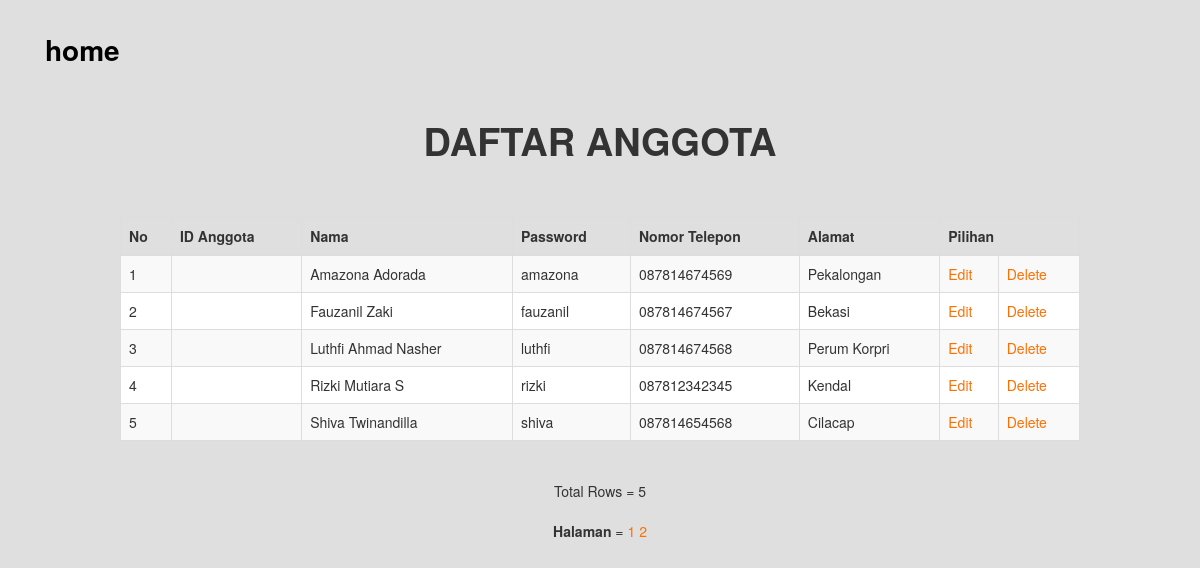
Screenshot of /viewAnggota.php with the database file from the repository.
### tables this page shows
CREATE TABLE `anggota` (
  `nim` varchar(14) NOT NULL,
  `nama` varchar(30) NOT NULL,
  `pass` varchar(50) NOT NULL,
  `alamat` varchar(20) NOT NULL,
  `kota` varchar(20) NOT NULL,
  `email` varchar(30) NOT NULL,
  `no_telp` varchar(12) NOT NULL
);

### viewAnggota.php (the view, shortened to what this page needs)
<?php
    if(!empty($_GET['page'])){
      $page=(int)$_GET['page'];
    }else{
      $page=1;
    }
    $limit=5;
    $start=($page-1)*$limit;
?>
<!DOCTYPE HTML>
<html>
<head>
  <link href="assets/css/bootstrap.css" rel="stylesheet">
  <link href="assets/css/style.css" rel="stylesheet">
  <link href="assets/css/font-awesome.css" rel="stylesheet">
</head>
<body class="bg-gray">
  <nav id="mainNav" class="navbar navbar-default navbar-custom">
    <div class="container">
      <div class="container-fluid">
        <div class="navbar-header page-scroll">
          <a class="navbar-brand page-scroll" href="index.php">home</a>
        </div>
      </div>
    </div>
  </nav>
<center>
<div id="page" class="animated fadeInDown delay-05s">
  <div class="container" align="center" id="search2">
    <h2 class="section-heading">Daftar Anggota</h2>
  </div>
  <br /><br />
  <table class="table table-striped table-bordered table-center" align="center" style="width:80%">
    <thead><tr>
      <th>No</th>
    	<th>ID Anggota</th>
    	<th>Nama</th>
      <th>Password</th>
      <th>Nomor Telepon</th>
      <th>Alamat</th>
    	<th colspan="2">Pilihan</th>
    </tr></thead>
    <?php
  require_once('db_login.php');
    $db = new mysqli($db_host, $db_username, $db_password, $db_database);
    $query = " SELECT * FROM anggota ORDER BY nama ASC LIMIT $start, $limit";
    $result = $db->query( $query );
    $i = $start + 1;
    while ($row = $result->fetch_object()){
    echo '<tr>';
        	echo '<td>'.$i.'</td>';
        	echo '<td>'.$row->id_anggota.'</td> ';
    	    echo '<td>'.$row->nama.'</td> ';
        	echo '<td>'.$row->pass.'</td>';
          echo '<td>'.$row->no_telp.'</td>';
          echo '<td>'.$row->alamat.'</td>';
          echo '<td><a class="a" href="editAnggota.php?id_anggota='.$row->id_anggota.'">Edit</a></td>';
          echo '<td><a class="a" href="deleteAnggota.php?id_anggota='.$row->id_anggota.'">Delete</a></td>';
    echo '</tr>';
    	$i++;
    }
    echo '</table>';
    echo '<br />';
    echo 'Total Rows = '.$result->num_rows;
    echo "<br><br>";
    echo "<b>Halaman</b> = ";
    $banyakPage=$db->query("SELECT * FROM anggota")->num_rows;
    for ($i=1; $i<=ceil($banyakPage/$limit); $i++){
      echo "     <a class='a' href='viewAnggota.php?page=".$i."'>".$i."</a>";
    }
?>
  </div>
  </body>
</html>

### assets/css/style.css (style rules this page uses)
body { overflow-x: hidden; font-family: "Roboto Slab", "Helvetica Neue", Helvetica, Arial, sans-serif; }
h1, h2, h3, h4, h5, h6 { font-family: "Montserrat", "Helvetica Neue", Helvetica, Arial, sans-serif; text-transform: uppercase; font-weight: 700; }
.bg-gray { background-color: #dfdfdf; }
.navbar-custom { background-color: #222222; border-color: transparent; }
.navbar-custom .navbar-brand { color: #000; font-weight: bold; font-family: "Montserrat", "Helvetica Neue", Helvetica, Arial, cursive; }
@media (min-width: 768px) { .navbar-custom { background-color: transparent; padding: 25px 0; -webkit-transition: padding 0.3s; -moz-transition: padding 0.3s; transition: padding 0.3s; border: none; } }
@media (min-width: 768px) { .navbar-custom .navbar-brand { font-size: 2em; -webkit-transition: all 0.3s; -moz-transition: all 0.3s; transition: all 0.3s; } }
section h2.section-heading, .section-heading { font-size: 38px; margin-top: 0; margin-bottom: 15px; }
.animated { -webkit-animation-duration: 1s; animation-duration: 1s; -webkit-animation-fill-mode: both; animation-fill-mode: both; }
.fadeInDown { -webkit-animation-name: fadeInDown; animation-name: fadeInDown; }
.delay-05s { animation-delay: 0.5s; -webkit-animation-delay: 0.5s; }
.a, .a:focus { text-decoration: none; background-color: transparent; color: #FF6F00; }

### rows the page displays
anggota: nama "Amazona Adorada", pass "amazona", no_telp "087814674569", alamat "Pekalongan"
anggota: nama "Fauzanil Zaki", pass "fauzanil", no_telp "087814674567", alamat "Bekasi"
anggota: nama "Luthfi Ahmad Nasher", pass "luthfi", no_telp "087814674568", alamat "Perum Korpri"
anggota: nama "Rizki Mutiara S", pass "rizki", no_telp "087812342345", alamat "Kendal"
anggota: nama "Shiva Twinandilla", pass "shiva", no_telp "087814654568", alamat "Cilacap"

### other values shown
$result->num_rows "5"
